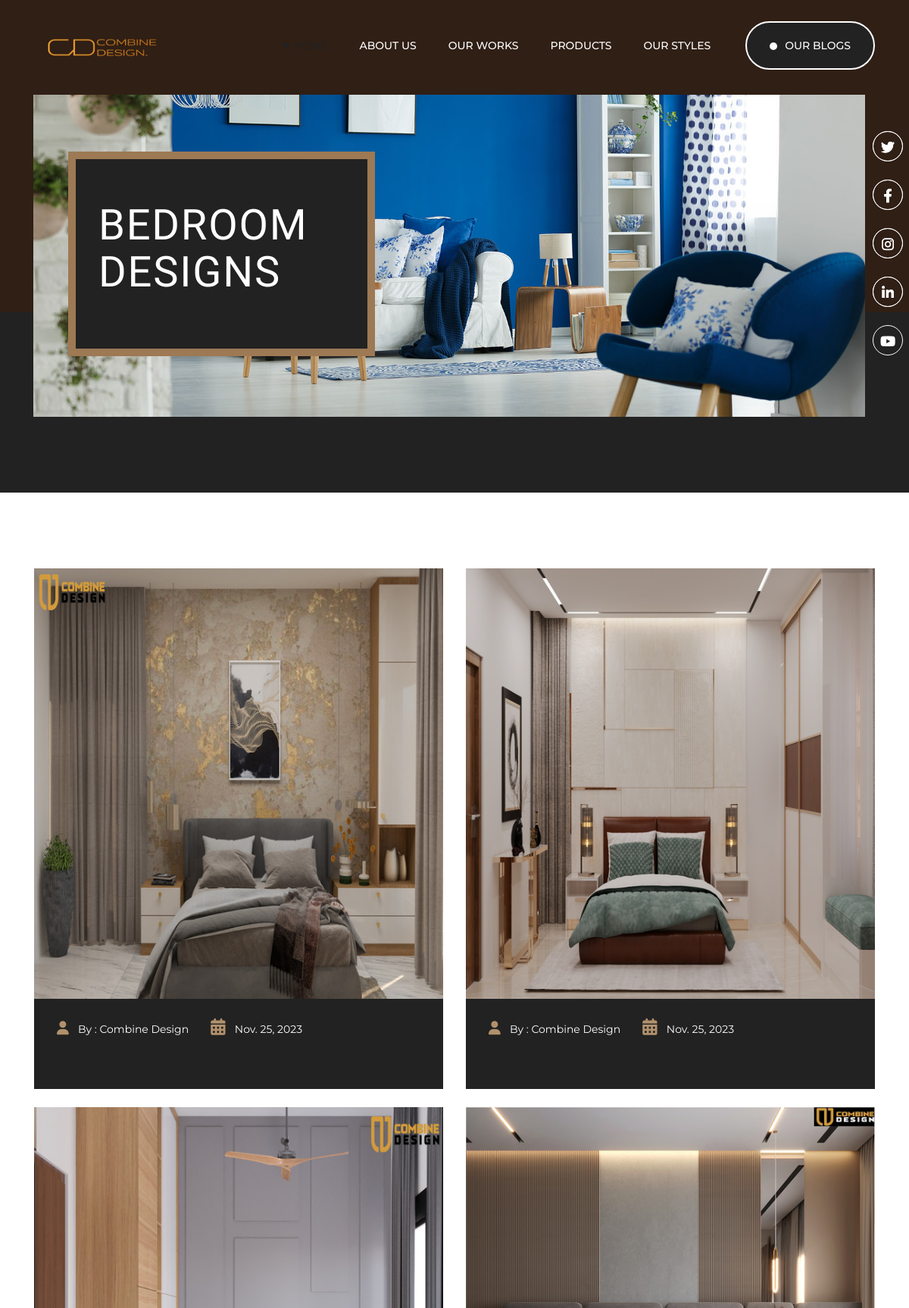
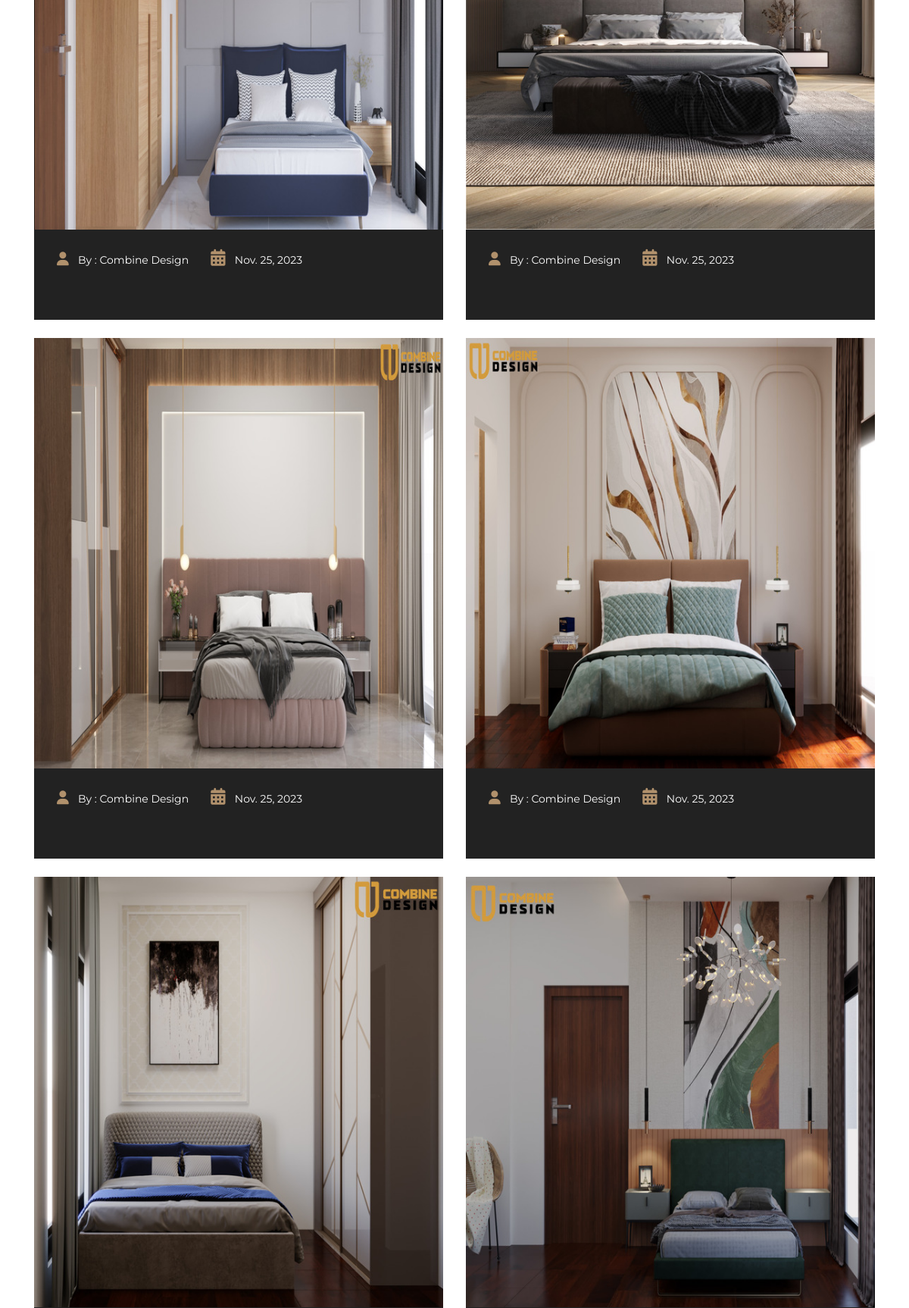
/2 (upper part), run on the app's committed database (2 pictures, top to bottom).
### webapp/models.py (models this page shows, shortened)
class Our_WORKS_CATEGORY(models.Model):
    category_name = models.CharField(max_length=1000 , null=True , blank=True)
    category_image = models.ImageField(upload_to='Our_Works' , null=True , blank=True)
    meta_title = models.CharField(max_length=1000 ,null=True ,blank=True)
    meta_description = models.TextField(null=True , blank=True)
    created_at = models.DateTimeField(auto_now_add=True)
    updated_at = models.DateTimeField(auto_now=True)

class WorkItem(models.Model):
    category = models.ForeignKey(Our_WORKS_CATEGORY, on_delete=models.CASCADE)
    image = models.ImageField(upload_to='Our_Works' , null=True , blank=True)
    created_at = models.DateTimeField(auto_now_add=True)
    updated_at = models.DateTimeField(auto_now=True)

### webapp/views.py (the view)
# urls.py: path('<int:id>', views.our_work_detail, name='our_work_detail'),
def our_work_detail(request, id):
    our_work_detail = Our_WORKS_CATEGORY.objects.get(id=id)
    our_work_images = WorkItem.objects.filter(category=our_work_detail)
    context = {
        'our_work_detail': our_work_detail , 'our_work_images':our_work_images ,
        'meta_title':our_work_detail.meta_title,
        'meta_description': our_work_detail.meta_description
    }
    return render(request, 'webapp/our_work_detail.html', context)

### templates/webapp/our_work_detail.html
{% extends 'base.html' %}
{% load static %}
{% block body %}
<div class="social-icons position-relative">
    <ul class="list-unstyled mb-0 position-absolute">
        <li><a href="#" class="text-decoration-none"><i class="fa-brands fa-twitter social-networks"></i></a></li>
        <li><a href="#" class="text-decoration-none"><i class="fa-brands fa-facebook-f social-networks"></i></a></li>
        <li><a href="#" class="text-decoration-none"><i class="fa-brands fa-instagram social-networks"></i></a></li>
        <li><a href="#" class="text-decoration-none"><i class="fa-brands fa-linkedin-in social-networks"></i></a></li>
    </ul>
</div>
<section class="sub-banner_section">
    <figure class="banner-backgroundimage mb-0">
        <img src="{% static 'assets/images/project-sub-banner-image.jpg' %}" alt="" class="img-fluid">
    </figure>
    <div class="container-fluid">
        <div class="row">
            <div class="col-xl-5 col-lg-6 col-md-8 col-sm-12 col-12">
                <div class="banner_content" data-aos="fade-up">
                    <h1>{{our_work_detail.category_name}} Designs </h1>
                </div>
            </div>
            <div class="col-xl-7 col-lg-6 col-md-4 col-sm-12 col-12 d-lg-block d-none">
            </div>
        </div>
    </div>
</section>
</div>
<div class=" blog-posts blogpage-section">
<div class="container">
    <div class="row wow fadeInUp" style="visibility: visible; animation-name: fadeInUp;">
        <div id="blog" class="col-xl-12">
            <div class="row">
                {% for details in our_work_images %}
                <div class="col-xl-6">
                    <div class="blog-box twocolumn-blog float-left w-100 post-item mb-4">
                        <div class="post-item-wrap position-relative">
                            <div class="post-image">
                                <a href="#">
                                    <img
                                        width="1920"
                                    height="800"
                                    class="img-fluid"
                                    src="{{ details.image.url }}"
                                    alt="project-01"
                                  />
                                </a>
                            </div>
                            <div class="lower-portion">
                                <i class="fa-solid fa-user"></i>
                                <span class="text-size-14 text-mr">By : Combine Design</span>
                                <i class="mb-0 calendar-ml fa-solid fa-calendar-days"></i>
                                <span class="mb-0 text-size-14">{{details.created_at.date}}</span>
                            </div>
                        </div>
                    </div>
                </div>
                {% endfor %}
             </div>
        </div>
    </div>
</div>
</div>
{% endblock body %}

### webapp/static/assets/css/style.css (style rules this page uses)
:root { --e-global-color-primary: #ffffff; --e-global-color-secondary: #1b1b1b; --e-global-color-text: #3e3e3e; --e-global-color-accent: #b1916c; --e-global-color-very-dark-gray-mostly-black: #222222; --e-global-color-very-light-gray-mostly-white: #f9f9f9; --e-global-color-very-dark-gray-black:#282828; --e-global-color-light-gray:#cdcdcd; --e-global-color-gray:#a9a9a9; --e-global-color-very-dark-gray:#656565; --e-global-color-very-light-gray:#e9e9e9; --e-global-color-gray:#b2b2b2; --e-global-color-dark-gray:#767676; --e-global-color-dark-moderate-orange:#9d7954; --e-global-color-vivid-orange:#f39f1e; --e-global-color-white: #ffffff; --e-global-color-black: #000000; --e-global-color-mostly-desaturated-dark-orange:#a3805b; --e-global-color-very-soft-orange:#ecc88c; --e-global-color-light-grayish-orange:#e0d3c4; --e-global-color-lime-green:#b7c5bd; --e-global-color-light-grayish-yellow:#fbfbf8; --e-global-color-very-dark-mostly-black-yellow-olive-tone:#232321; --e-global-color-light-grayish-orange:#f2e4d4; }
body { font-family: 'Montserrat', sans-serif; }
.h1, h1 { font-size: 70px; line-height: 84px; font-weight: 400; letter-spacing: 1.8px; text-transform: uppercase; font-family: 'Italiana', serif; color: var(--e-global-color-primary); }
.text-size-14 { font-size: 14px; line-height: 24px; }
.banner_outer .social-icons { float: right; z-index: 1; }
.banner_outer .social-icons ul { right: 42px; top: 142px; }
.banner_outer .social-icons ul li { margin-top: 22px; }
.banner_outer .social-icons ul li .social-networks { font-size: 20px; margin-top: 2px; color: var(--e-global-color-white); border: 1px solid var(--e-global-color-white); background: transparent; border-radius: 100px; text-align: center; transition: all ease-in-out 0.3s; width: 45px; height: 45px; line-height: 45px; }
.sub-banner_section { position: relative; padding: 170px 200px 50px 170px; }
.sub-banner_section .banner-backgroundimage { position: absolute; top: 0; right: 125px; }
.sub-banner_section .banner_content { position: relative; background: var(--e-global-color-very-dark-gray-mostly-black); border: 10px solid var(--e-global-color-dark-moderate-orange); padding: 60px 40px 56px 55px; width: 86%; }
.sub-banner_section .banner_content h1 { margin-bottom: 14px; }
.img-fluid { max-width: 100%; height: auto; }
.blogpage-section { padding: 120px 0; }

### webapp/static/assets/css/custom-style.css (style rules this page uses)
body { margin:0; padding:0; background: repeat-x top #fff; }
a { outline:none; color:#dddddd; text-decoration:none; }
.single-post01 .post-image img, .single-post01 .post-navigation, .single-post01 .comment-list img, .sidebar .widget, .sidebar .widget-tweeter small, .sidebar .widget-twitter small, #loader-wrapper, .post-image img, .single-post01 .post-item-description .post-meta, .sidebar .form-inline .input-group, .sidebar .post-thumbnail-entry, .fluid-width-video-wrapper iframe, .fluid-width-video-wrapper object, .fluid-width-video-wrapper embed, #blog .post-item.border > .post-item-wrap > .post-item-description, #blog img,#blog audio,#blog iframe { width: 100%; border: none }
.blogpage-section { position: relative; }
.blogpage-section .blog-box { position: relative; background: var(--e-global-color-very-dark-gray-mostly-black); transition: all 0.3s ease-in-out; margin-bottom: 32px; }
.blogpage-section .blog-box .lower-portion { padding: 26px 30px 20px; }
.blogpage-section .blog-box .lower-portion i { font-size: 18px; color: var(--e-global-color-accent); margin-right: 8px; margin-bottom: 28px; }
.blogpage-section .blog-box .lower-portion span { font-family: 'Montserrat', sans-serif; color: var(--e-global-color-white); }
.blogpage-section .blog-box .lower-portion .calendar-ml { font-size: 22px; margin-left: 5px; }
.blogpage-section .blog-box .lower-portion .text-mr { margin-right: 20px; }
.blogpage-section .twocolumn-blog .lower-portion { padding: 26px 30px 44px; }
@media screen and (max-width: 1440px) { .blogpage-section { padding: 100px 0; } }

### data on the page
Our_WORKS_CATEGORY: category_name "BEDROOM"
WorkItem: image (picture), created_at "Nov. 25, 2023"
WorkItem: image (picture), created_at "Nov. 25, 2023"
WorkItem: image (picture), created_at "Nov. 25, 2023"
WorkItem: image (picture), created_at "Nov. 25, 2023"
WorkItem: image (picture), created_at "Nov. 25, 2023"
WorkItem: image (picture), created_at "Nov. 25, 2023"
WorkItem: image (picture)
WorkItem: image (picture)
